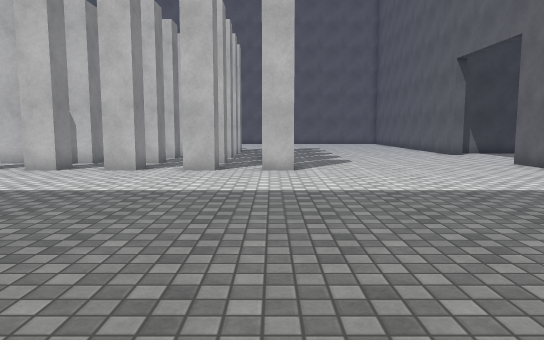
[1] (above)

19 first-person views from a walk through a scene from a Unity 3-D project. The camera is 1.3 m above the floor, tilts 6° down and sees 70° across. The floor is counted in squares, 1 m on a side. Each view is taken from the middle of a square. On the plan, view 1 faces up. The plan holds only what a view shows up to about 16 squares ahead; the rest is blank. The place goes on beyond the plan. The player is left out. Surface patterns are stand-ins for the level's own textures.

[2]
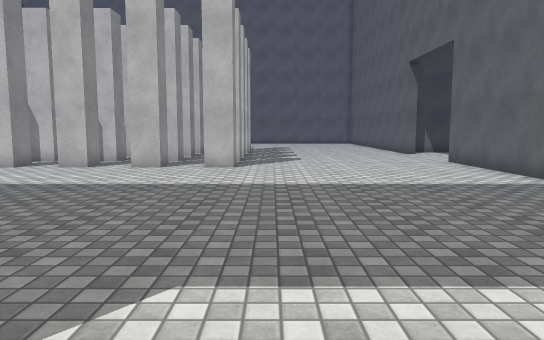

[3]
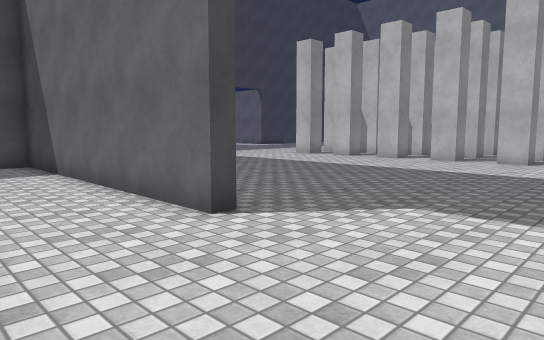

[4]
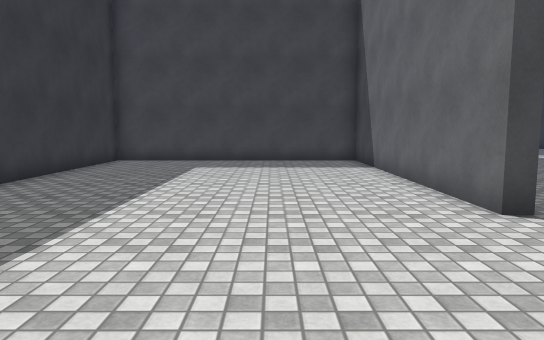

[5]
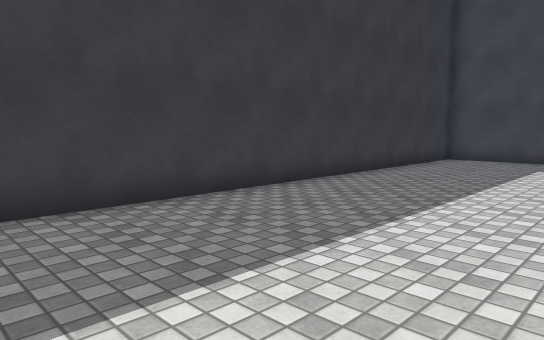

[6]
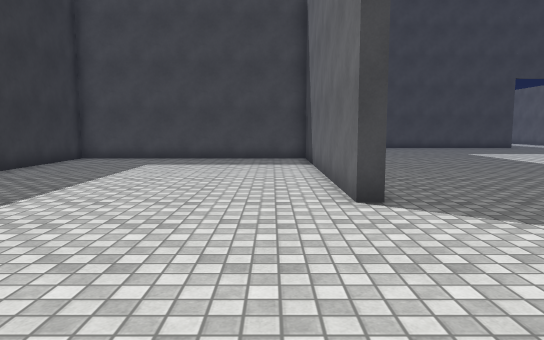

[7]
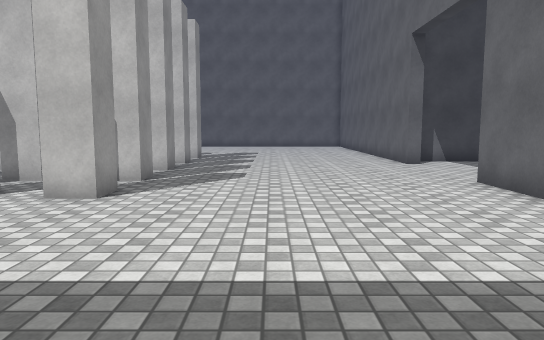

[8]
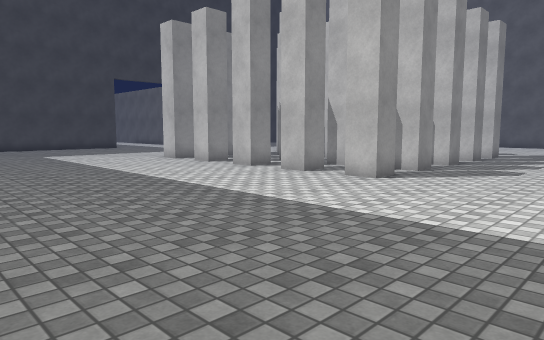

[9]
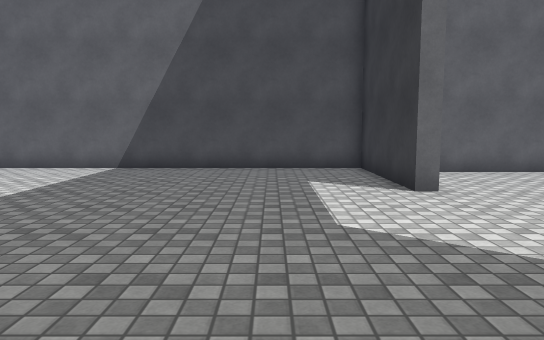

[10]
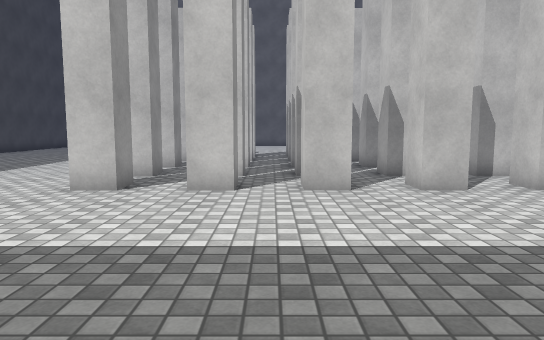

[11]
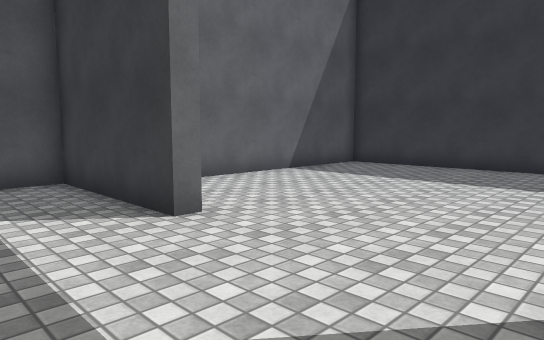

[12]
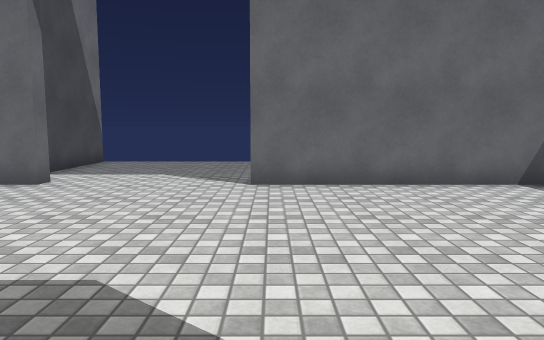

[13]
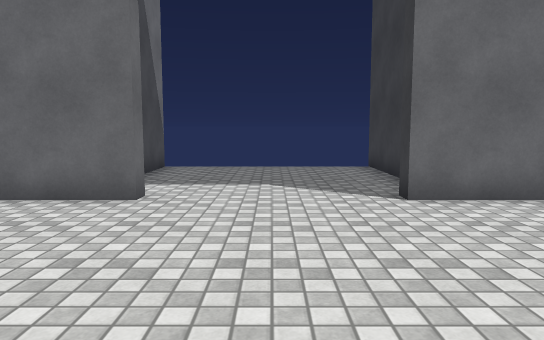

[14]
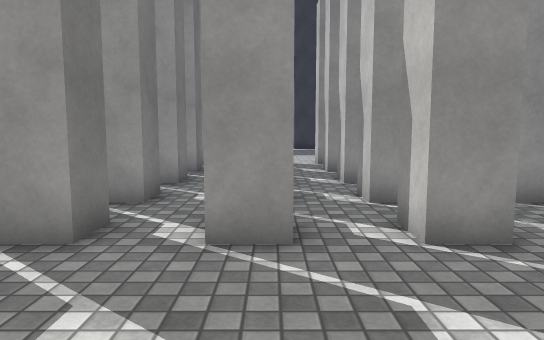

[15]
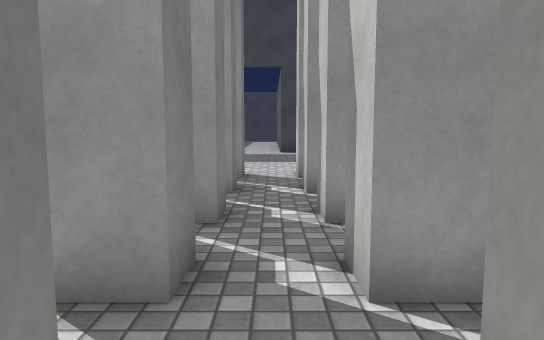

[16]
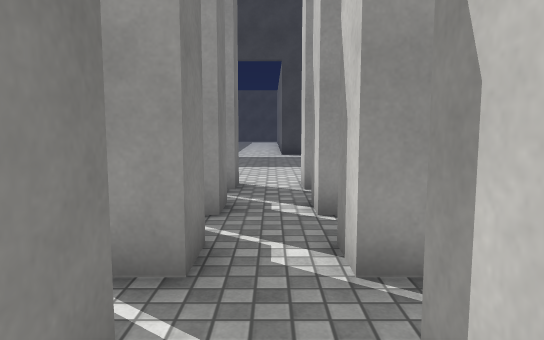

[17]
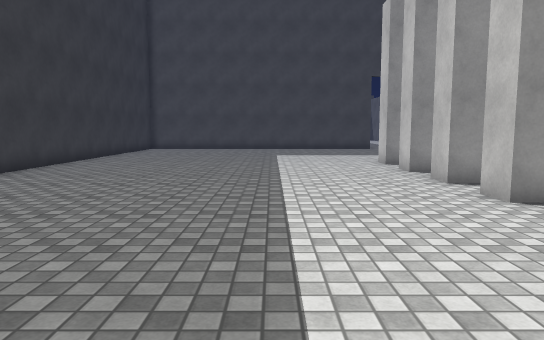

[18]
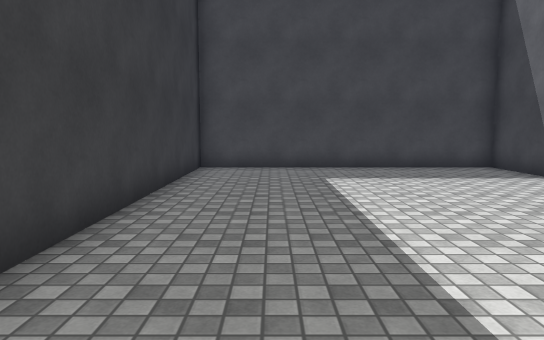

[19]
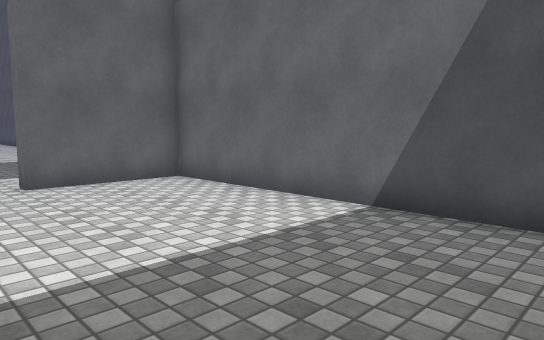

### Floor plan
Ten units are one square. View 1 is at (0, 0); x grows to the right and y downward. Boxes are objects, and circles mark ways between rooms. Rooms are numbered by the first view taken in them; rooms with no view inside come last. Other rooms are left out.
<svg viewBox="-120 -220 280 330">
<path fill="none" stroke="#000" d="M-8 -1 -8 5 -112 5 -112 105M7 -132 7 -122 -3 -122 -3 -132M-18 -132 -18 -122 -28 -122 -28 -132M-43 -132 -43 -122 -53 -122 -53 -132M-18 -147 -28 -147M-43 -147 -54 -147M-68 -132 -68 -122 -79 -122M-4 -157 7 -157 7 -147 -3 -147M-111 0 -64 0M-93 -132 -93 -122 -104 -122M7 -182 7 -172 0 -172M121 -136 155 -136M7 -208 7 -197 -4 -197M96 -195 91 -195 91 -215M-115 105 78 105 78 5 41 5 41 0 91 0 91 -145 96 -145M155 -207 100 -207M-28 -182 -18 -182 -18 -172M-18 -206 -18 -197 -29 -197M-43 -197 -54 -197M-18 -157 -18 -147M-53 -182 -43 -182M-3 -147 -3 -152M-68 -201 -68 -197 -79 -197M-79 -182 -68 -182 -68 -171M-92 -197 -104 -197M-53 -172 -53 -182M-68 -157 -68 -147M-104 -182 -93 -182M-53 -150 -53 -157M-93 -147 -104 -147M-68 -147 -78 -147"/>
<circle cx="-10" cy="-140" r="3" fill="#2a7"/>
<circle cx="0" cy="-165" r="3" fill="#2a7"/>
<circle cx="0" cy="-190" r="3" fill="#2a7"/>
<circle cx="0" cy="-210" r="3" fill="#2a7"/>
<circle cx="-110" cy="-130" r="3" fill="#2a7"/>
<circle cx="-50" cy="-140" r="3" fill="#2a7"/>
<circle cx="-60" cy="-130" r="3" fill="#2a7"/>
<circle cx="-85" cy="-130" r="3" fill="#2a7"/>
<circle cx="-50" cy="-190" r="3" fill="#2a7"/>
<circle cx="-60" cy="-150" r="3" fill="#2a7"/>
<text x="0" y="-50">1</text>
<text x="-20" y="-190">2</text>
<text x="-70" y="-190">3</text>
<text x="-90" y="-140">4</text>
</svg>
Room 1 opens to room 2. Room 1 opens to room 4. Room 2 opens to room 3. Room 3 opens to room 4.

Where each view was taken, in squares from view 1:
view 1: 0 up, 0 right, facing up
view 2: 1 down, 2 right, facing up
view 3: 4 down, 4 right, facing up-left
view 4: 4 down, 5 right, facing left
view 5: 4 down, 6 right, facing down-left
view 6: 2 down, 6 right, facing left
view 7: 5 up, 4 right, facing up
view 8: 3 up, 6 right, facing up-left
view 9: 3 up, 4 left, facing right
view 10: 4 up, 6 left, facing up
view 11: 3 up, 1 left, facing down-right
view 12: 14 up, 0 right, facing right
view 13: 17 up, 2 right, facing right
view 14: 18 up, 5 right, facing left
view 15: 19 up, 1 right, facing left
view 16: 19 up, 1 left, facing left
view 17: 8 up, 5 right, facing left
view 18: 8 down, 2 right, facing left
view 19: 10 down, 2 right, facing up-right
